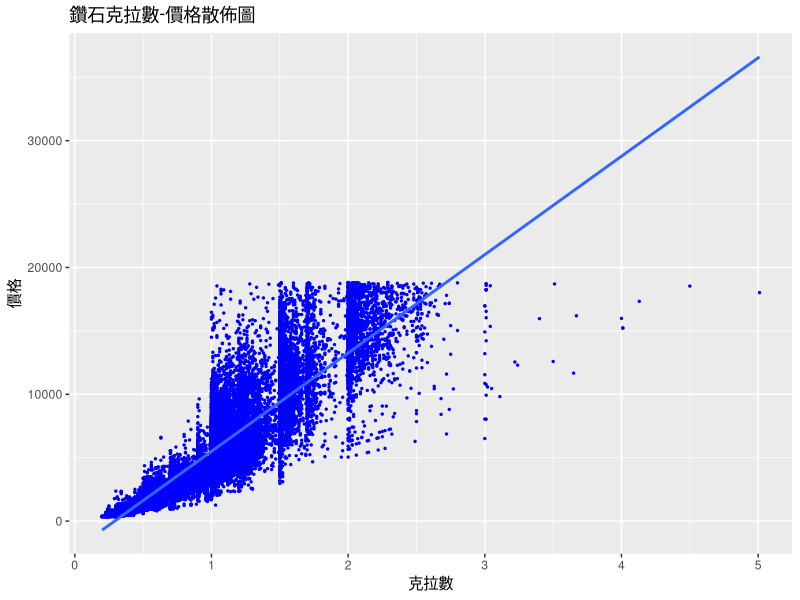
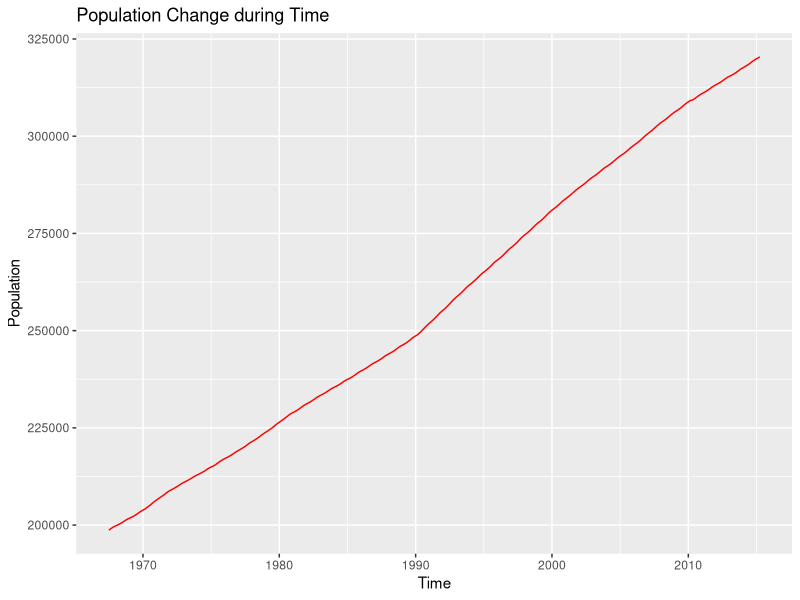
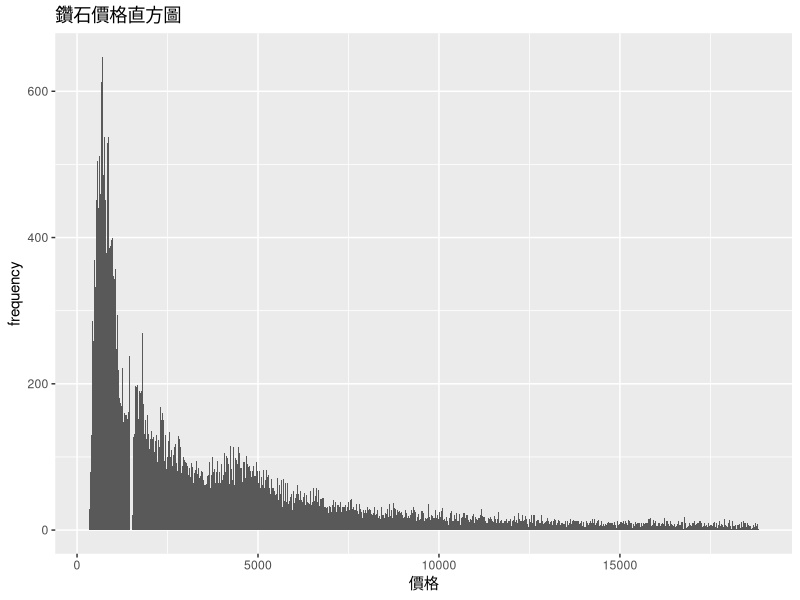
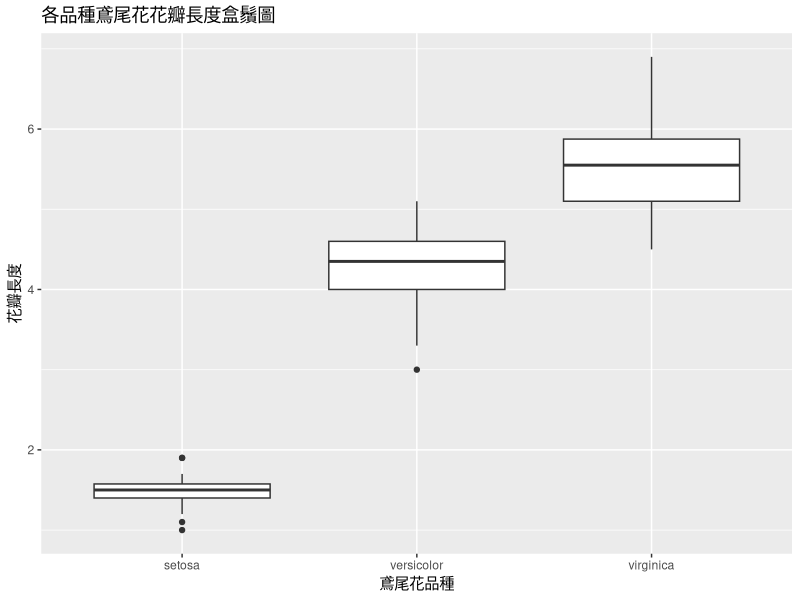

The R source for these figures, in order:
## ---- chunk 1
library(ggplot2)
## ---- chunk 2
ggplot(diamonds, aes(x=carat, y=price))+geom_point(size=0.5, colour="blue")+ggtitle("鑽石克拉數-價格散佈圖")+xlab("克拉數")+ylab("價格")+geom_smooth(method="lm", se=FALSE)
## ---- chunk 3
ggplot(economics, aes(x=date, y=pop))+geom_line(colour="red")+ggtitle("Population Change during Time")+xlab("Time")+ylab("Population")
## ---- chunk 4
ggplot(diamonds, aes(x=price))+geom_histogram(bins=1000) +ggtitle("鑽石價格直方圖") +xlab("價格")+ylab("frequency")
## ---- chunk 5
ggplot(iris, aes(x=Species, y=Petal.Length))+geom_boxplot()+ggtitle("各品種鳶尾花花瓣長度盒鬚圖")+xlab("鳶尾花品種")+ylab("花瓣長度")
